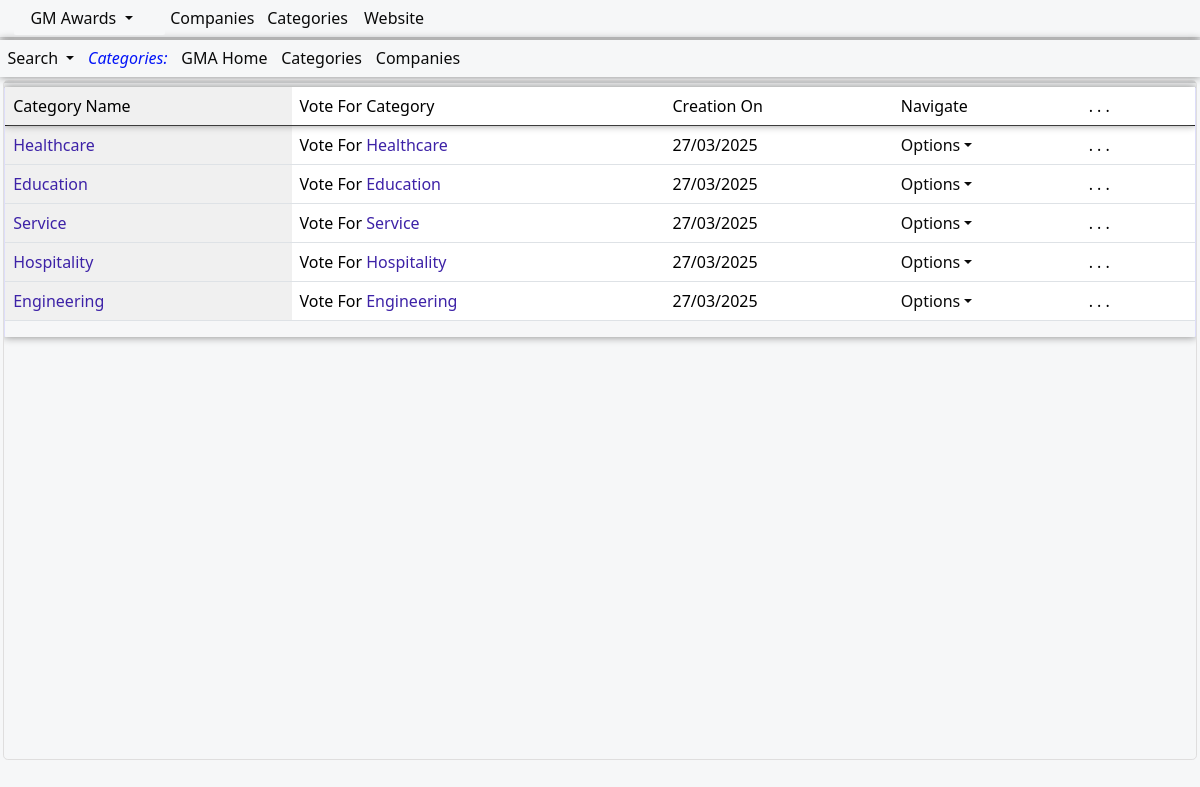
The page /Categories/ (signed in) on the database its author committed.
### awards/models.py (models this page shows, shortened)
class CategoriesModel(models.Model):
    name= models.CharField(max_length=30,blank=False,null=True)
    comments= models.CharField(null=True, blank=True, max_length=30)
    date=models.DateField(blank=True,null=True,auto_now_add=True)
    voter= models.ManyToManyField(User,related_name='votercategories',blank=True)
    votes=models.IntegerField(blank=True,null=True,default=0)

### awards/views.py (the view)
# urls.py: path('Categories/', views.categories, name="categories"),
@login_required(login_url='loginapp:userLoginPage')
def categories(request):
    try:
        title="Categories"
        allifqueryset=CategoriesModel.objects.all()
        logged_user=request.user
        context = {
            "title":title,
            "allifqueryset":allifqueryset,
            "logged_user":logged_user,
        }
        return render(request,'awards/categories/categories.html',context)
    except Exception as ex:
        error_context={'error_message': ex,}
        return render(request,'awards/error/error.html',error_context)

### awards/templates/awards/categories/categories.html (shortened to what this page needs)
{% extends 'awards/base/uimainbase/allifmaaluibase_public.html'%}
{% load humanize %}
{% block body %}
<div class="allifmaal-main-container">
<div class="card-header">
  <div class="row mt-12" >
  <div class="col-md-12">
  <div class="container-fluid amel-content-header">
    <div class="dropdown allifmaal-content-dropdown">
      <a class="dropdown-toggle" type="button" id="dropdownMenuButton1" data-bs-toggle="dropdown" aria-expanded="false">
      Search
      </a>
    </div>
    <a class="amel-table-list-identifier">Categories:</a>
    {% if logged_user.is_superuser %}
    <a href="{% url 'awards:allifAdminHome' %}">Admin Home</a>
    {% elif logged_user.user_category == "owner" %}
    <a href="{% url 'awards:home' %}">GMA Home</a>
    {% endif %}
    <a href="{% url 'awards:categories' %}">Categories</a>
    <a href="{% url 'awards:companies' %}">Companies</a>
  </div>
    </div>
    </div>
  </div>
    <div class="allifmaincontainer">
<div class="row mt-12">
  <div class="delete-confirmation-header">
  </div>
  <div class="col-md-12">
  <div class="allif-scroll-table">
    <div class="table-responsive allif-full-table">
    <table class="table table-layout">
      <thead>
        <tr class="allif-table-header-row">
        <td class="allif-fix-table-col">Category Name</td>
        <td>Vote For Category</td>
        <td>Creation On</td>
        <td>Navigate</td>
        <td> . . . </td>
        <td></td>
        </tr>
        </thead>
        <tbody class="allif-table-body">
        {% for item in allifqueryset %}
        <tr data-id="{{item.id}}">
        <td class="allif-fix-table-col"><a class="allif-table-links" href="{% url 'awards:categoryDetails' item.id %}">{{item.name}}</a></td>
        <td>Vote For <a class="allif-table-links" href="{% url 'awards:votecategory' item.id %}">{{item.name}}</a></td>
        <td>
            {{item.date|date:'d/m/Y'}}
          </td>
        <td>
          <div class="dropdown allifmaal-content-dropdown">
            <a href="#" onclick="showDropdown(event, this)" class="dropdown-toggle dropdown-item" type="button" id="dropdownMenuButton1" data-bs-toggle="dropdown" aria-expanded="false">Options</a>
          </div>
        </td>
       <td> . . . </td>
       <td></td>
    </tr>
    {% endfor %}
      </tbody>
    </table>
    </div>
   </div>
</div>
</div>
</div>
</div>
  {% endblock %}

### static/allifapperp/css/navbars/sidetopnavbars.css (style rules this page uses)
:root { --main-background-color: #F6F7F8; --main-text-font-size:1em; --main-font-type:system-ui,Helvetica, sans-serif,sans-serif,Arial,-apple-system, BlinkMacSystemFont, 'Segoe UI', Roboto, Oxygen, Ubuntu, Cantarell, 'Open Sans', 'Helvetica Neue'; --main-green-color:#07891c; --main-blue-color:#3d22a7; --main-black-color:#0a0a0a; --main-table-links-color:#04010f; --main-red-color:#bd0303; --links-on-hover-text-color:#3a0bf7; --button-on-hover-color:#eeeeee; --box-shadow-specs:0em 0em 0.5em #858585; --bottom-border-line:1px solid #dfdede; --padding-spec:0.3em 0.3em 0.3em 0.3em; }
* { font-family: var(--main-font-type); }

### static/allifapperp/css/body/mainbodyui.css (style rules this page uses)
:root { --main-background-color: #F6F7F8; --main-text-font-size:1em; --headings-font-size:1.2em; --main-font-type:system-ui,Helvetica, sans-serif,sans-serif,Arial,-apple-system, BlinkMacSystemFont, 'Segoe UI', Roboto, Oxygen, Ubuntu, Cantarell, 'Open Sans', 'Helvetica Neue'; --main-green-color:#07891c; --main-blue-color:#3d22a7; --main-black-color:#0a0a0a; --main-table-links-color:#04010f; --main-red-color:#bd0303; --links-on-hover-text-color:#3a0bf7; --button-on-hover-color:#eeeeee; --box-shadow-specs:0em 0em 0.5em #858585; --bottom-border-line:1px solid #dfdede; --padding-spec:0.3em 0.3em 0.3em 0.3em; --btn-hover-bg-color:#eee; --table-list-identifier:#0314f8; --main-border-line:1px solid #18b703; --main-delete-color-background:#e17639; --main-white-color:#fff; --main-content-spacer-margins: 5px 2px 3px 4px; --main-spacer-height:2px; --main-width:100%; --main-border-radius:3px; --main-fixed-col-bg-clr:#f0f0f0; }
* { font-family: var(--main-font-type); }
::placeholder { text-align: center; }
.allifmaal-ui-body { background-color: var(--main-background-color); font-size: var(--main-text-font-size); opacity: 1; position:sticky; text-align: left; max-width: 100%; max-height: 100%; overflow-y: hidden; overflow-x: hidden; top:0em; margin: 0px; }
.amel-content-header { background-color:var(--main-background-color); padding: 0.1em; box-shadow: var(--box-shadow-specs); position:relative; margin-top: 0.2em; }
.amel-content-header a { color: var(--main-black-color); font-family: var(--main-font-type); float: none; display: inline-block; text-align: left; padding:var(--padding-spec); text-decoration: none; font-size: var(--main-text-font-size); border: none; background-color:var(--main-background-color); font-weight:normal; }
a.amel-table-list-identifier { color: var(--table-list-identifier); font-style: italic; }
.allifmaal-content-dropdown { overflow: auto; margin-left: 1px; display: inline; }
.allifmaal-main-container { background-color: var(--main-background-color); }
.allifmaincontainer { margin: 0.2em; border: var(--bottom-border-line); overflow-y: auto; overflow-x: hidden; border-radius: 0.3em; min-width: min-content; max-width: 100%; min-height: 80vh; max-height: 90vh; margin-bottom: 1em; height: 85vh; margin-right: 0.2em; }
.delete-confirmation-header { text-align: center; padding: 0.1em 0.5em 0.1em 0.1em; font-family: var(--main-font-type); box-shadow: var(--box-shadow-specs); margin-top: 0.1em; font-size:var(--headings-font-size); background-color:var(--main-background-color); color: var(--main-red-color); width: 100%; align-items: center; display: flex; justify-content: center; }
a:link { text-decoration: none; }
table * { font-family: var(--main-font-type); color:var(--main-black-color); }
.allif-scroll-table { display: grid; width: 100%; max-width: 100%; height: auto; max-height: 80vh; margin-left: 0px; margin-right: 0px; border-left: 0.05em solid #ddddfa; border-right: 0.05em solid #ddddfa; border-radius: 0.1em; background-color: var(--main-background-color); margin-bottom: 1em; box-shadow: 0em 0em 0.5em #858585; }
.allif-scroll-table thead tr { position: sticky; top: 0px; color: var(--main-black-color); background-color: var(--main-background-color); }
td, th { width:auto; min-width:auto; max-width: 100%; word-wrap: break-word; word-break: break-all; text-overflow: ellipsis; white-space: nowrap; }
.allif-full-table { height: auto; max-height: 80vh; overflow: auto; overflow-x: scroll; overflow-y: auto; }
.allif-fix-table-col { position:sticky; width: auto; }
.allif-fix-table-col:first-child { left:0; width:auto; min-width:auto; background-color: var(--main-fixed-col-bg-clr); }
.allif-table-header-row { box-shadow: 0em 0em 0.5em #858585; border: none; z-index: 1; }
.table-layout tbody.allif-table-body { border-top: none; }
a.allif-table-links { color: var(--main-blue-color); }

### rows shown on the page
CategoriesModel: name "Healthcare", date "27/03/2025"
CategoriesModel: name "Education", date "27/03/2025"
CategoriesModel: name "Service", date "27/03/2025"
CategoriesModel: name "Hospitality", date "27/03/2025"
CategoriesModel: name "Engineering", date "27/03/2025"
